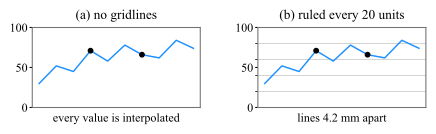

Recreate this plot in Python.
# --- Match LaTeX document: Times New Roman, 10pt, textwidth=7in ---
# The gridline result, as a case to recognize rather than as the conditions it was
# measured under. One series on a 0 to 100 scale, the two values a reader is asked to
# compare marked in both panels, and one panel size throughout, so the ruling is the
# only thing that changes. (a) is what a library hands back and what the reader then
# has to interpolate against. (b) is the same panel ruled every 20 units, which at this
# size is 4.2 mm, comfortably above the 8 px the eye needs to keep two lines apart.
#
# The panels are positioned in inches and converted at 96 px per inch, so the height and
# the gridline separation printed below are the ones on the printed page.
import numpy as np
import matplotlib.pyplot as plt

plt.rcParams.update({
    'font.family': 'serif',
    'font.serif': ['Times New Roman'],
    'font.size': 10,
    'axes.titlesize': 10,
    'axes.labelsize': 9,
    'xtick.labelsize': 9,
    'ytick.labelsize': 9,
    'mathtext.fontset': 'cm',
})

PPI = 96.0                       # pixels per inch, the rendering the result assumes
MM = 25.4
LIMIT_PX = 8.0                   # the separation below which a ruling stops helping
C_LINE = '#1E90FF'
C_FRAME = '0.45'
C_GRID = '0.75'

y = np.array([30, 52, 45, 71, 58, 78, 66, 62, 84, 74], dtype=float)
x = np.arange(y.size)
MARK = (3, 6)                    # the two values a reader is asked to compare: 71 and 66

HEIGHT_PX = 80                   # one panel size for both panels
STEP = 20                        # units of the 0 to 100 scale, in (b)

FIG_W, FIG_H = 4.6, 2.0
fig = plt.figure(figsize=(FIG_W, FIG_H))


def panel(left_in, bottom_in, width_in, height_px, step=None):
    """One panel, placed and sized in inches. The frame is kept because in this figure
    it is what shows the panel size."""
    h_in = height_px / PPI
    ax = fig.add_axes([left_in / FIG_W, bottom_in / FIG_H, width_in / FIG_W, h_in / FIG_H])
    ax.plot(x, y, '-', lw=1.1, color=C_LINE)
    ax.plot(x[list(MARK)], y[list(MARK)], 'o', ms=3.4, color='black')
    ax.set_xlim(-0.4, y.size - 0.6)
    ax.set_ylim(0, 100)
    ax.set_xticks([])
    ax.set_yticks([0, 50, 100])
    ax.tick_params(axis='y', length=2, pad=1.5)
    for s in ax.spines.values():
        s.set_color(C_FRAME)
        s.set_linewidth(0.8)
    if step is not None:
        ax.set_yticks(np.arange(0, 101, step), minor=True)
        ax.grid(True, axis='y', which='minor', color=C_GRID, lw=0.5)
    return ax, h_in


L, W, GAP = 0.45, 1.75, 0.60
BOTTOM = 0.52

ax_a, h_in = panel(L, BOTTOM, W, HEIGHT_PX)
ax_b, _ = panel(L + W + GAP, BOTTOM, W, HEIGHT_PX, step=STEP)

sep_mm = STEP / 100 * h_in * MM
for cx, title, sub in [(L + W / 2, '(a) no gridlines',
                        'every value is interpolated'),
                       (L + W + GAP + W / 2, f'(b) ruled every {STEP} units',
                        f'lines {sep_mm:.1f} mm apart')]:
    fig.text(cx / FIG_W, (BOTTOM + h_in + 0.06) / FIG_H, title, ha='center', va='bottom',
             fontsize=10)
    fig.text(cx / FIG_W, (BOTTOM - 0.06) / FIG_H, sub, ha='center', va='top', fontsize=9)

basename = 'plot_gridsize'
plt.savefig(f'{basename}.pdf', bbox_inches='tight')
plt.savefig(f'{basename}.svg', bbox_inches='tight')
plt.savefig(f'{basename}.jpeg', dpi=300, bbox_inches='tight')
print(f'Saved {basename}.pdf, {basename}.svg, {basename}.jpeg')

# --- the numbers the caption quotes -----------------------------------------------
print(f'series of {y.size} values on a 0 to 100 scale; the marked pair is '
      f'{y[MARK[0]]:.0f} and {y[MARK[1]]:.0f}, which differ by '
      f'{y[MARK[0]] - y[MARK[1]]:.0f} units')
print(f'both panels {HEIGHT_PX} px tall at {PPI:.0f} px per inch, that is '
      f'{HEIGHT_PX / PPI * MM:.1f} mm')
print(f'(b) ruled every {STEP} units, which is {sep_mm:.2f} mm, against the '
      f'{LIMIT_PX:.0f} px limit of {LIMIT_PX / PPI * MM:.2f} mm')
print('for reference, on this panel a ruling every:')
for step in (100, 50, 20, 10, 5):
    sep = step / 100 * h_in * MM
    flag = '  <-- below the limit' if sep < LIMIT_PX / PPI * MM else ''
    print(f'    {step:3d} units is {sep:5.2f} mm{flag}')
